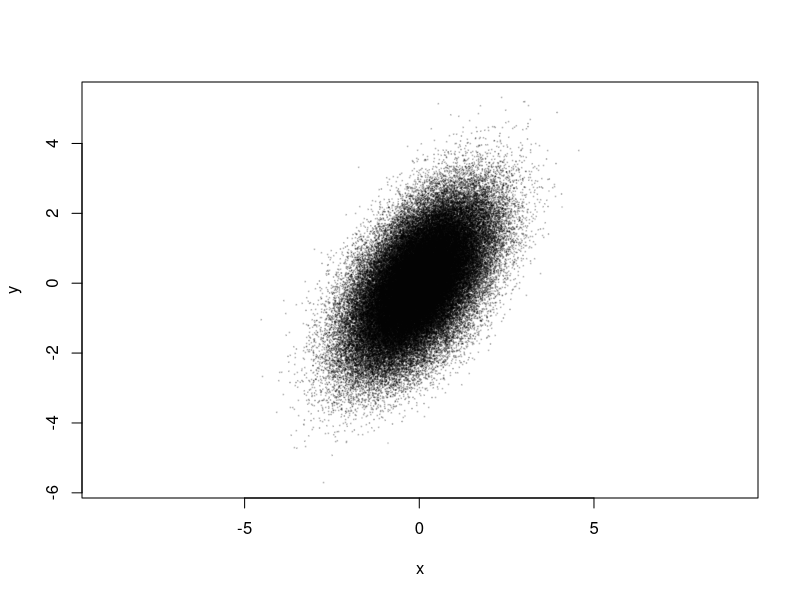
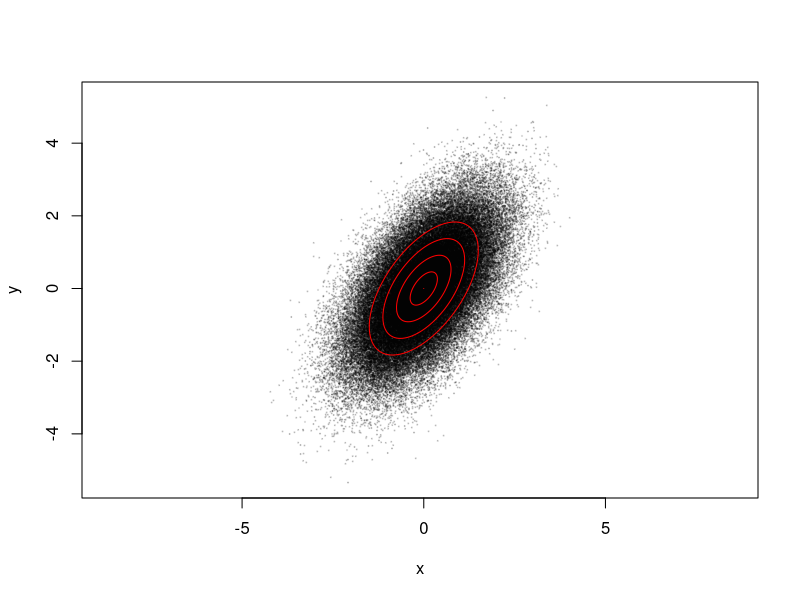

The R source for these figures, in order:
## ---- chunk 1
fig.dim <- 4
knitr::opts_chunk$set(fig.width=2*fig.dim,
                      fig.height=fig.dim,
                      fig.align='center')
set.seed(23)
options(digits=2)
## ---- chunk 2
draw_ellipse <- function (Sigma, r=1, ...) {
    ev <- eigen(Sigma)
    a <- ev$values[1]^2
    b <- ev$values[2]^2
    theta <- seq(0, 2*pi, length.out=100)
    xy <- cbind(cos(theta), sin(theta)) %*% (sqrt(ev$values[1:2]) * t(ev$vectors[,1:2]))
    for (rr in r) {
        lines(rr * xy[,1], rr * xy[,2], ...)
    }
}
## ---- chunk 3
nobs <- 100000
beta <- 0.7
sigma <- 1
xy <- data.frame(x = rnorm(nobs, mean=0, sd=1))
xy$y <- beta * xy$x + rnorm(nobs, mean=0, sd=sigma)
plot(y ~ x, data=xy, asp=1, pch=20, cex=0.25, col=adjustcolor('black', 0.15))
covmat <- cbind(c(1, beta), c(beta, beta^2 + sigma^2))
## ---- chunk 4
nobs <- 100000
beta <- 0.7
sigma <- 1
xy <- data.frame(x = rnorm(nobs, mean=0, sd=1))
xy$y <- beta * xy$x + rnorm(nobs, mean=0, sd=sigma)
plot(y ~ x, data=xy, asp=1, pch=20, cex=0.25, col=adjustcolor('black', 0.15))
covmat <- cbind(c(1, beta), c(beta, beta^2 + sigma^2))
draw_ellipse(covmat, r=seq(0,1.5,length.out=5), col='red')
